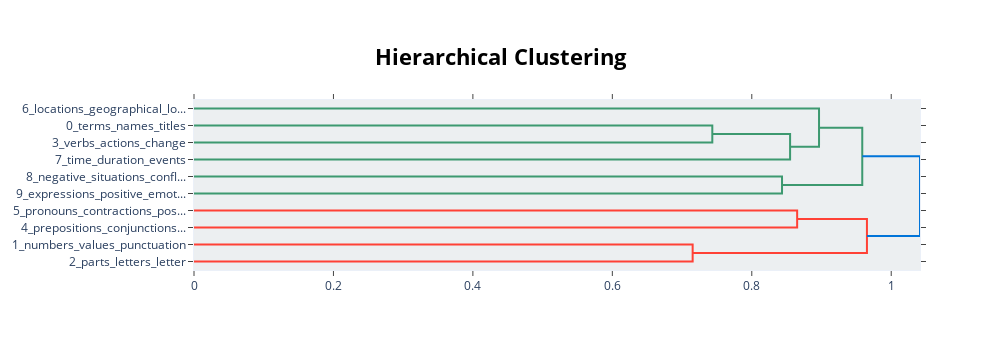

Notebook source saved alongside this figure:
### Code cell
model.visualize_hierarchy()

### Figure 1 — Plotly figure (JSON) as saved in the notebook; plotly's stock layout.template omitted (floating-point values rounded to 4 significant figures)
{"data": [{"hoverinfo": "text", "marker": {"color": "rgb(61,153,112)"}, "mode": "lines", "type": "scatter", "x": [0, 0.7434, 0.7434, 0], "xaxis": "x", "y": [-15, -15, -25, -25], "yaxis": "y"}, {"hoverinfo": "text", "marker": {"color": "rgb(61,153,112)"}, "mode": "lines", "type": "scatter", "x": [0.7434, 0.8549, 0.8549, 0], "xaxis": "x", "y": [-20, -20, -35, -35], "yaxis": "y"}, {"hoverinfo": "text", "marker": {"color": "rgb(61,153,112)"}, "mode": "lines", "type": "scatter", "x": [0, 0.8964, 0.8964, 0.8549], "xaxis": "x", "y": [-5, -5, -27.5, -27.5], "yaxis": "y"}, {"hoverinfo": "text", "marker": {"color": "rgb(61,153,112)"}, "mode": "lines", "type": "scatter", "x": [0, 0.8434, 0.8434, 0], "xaxis": "x", "y": [-45, -45, -55, -55], "yaxis": "y"}, {"hoverinfo": "text", "marker": {"color": "rgb(61,153,112)"}, "mode": "lines", "type": "scatter", "x": [0.8964, 0.9585, 0.9585, 0.8434], "xaxis": "x", "y": [-16.25, -16.25, -50, -50], "yaxis": "y"}, {"hoverinfo": "text", "marker": {"color": "rgb(255,65,54)"}, "mode": "lines", "type": "scatter", "x": [0, 0.8651, 0.8651, 0], "xaxis": "x", "y": [-65, -65, -75, -75], "yaxis": "y"}, {"hoverinfo": "text", "marker": {"color": "rgb(255,65,54)"}, "mode": "lines", "type": "scatter", "x": [0, 0.7152, 0.7152, 0], "xaxis": "x", "y": [-85, -85, -95, -95], "yaxis": "y"}, {"hoverinfo": "text", "marker": {"color": "rgb(255,65,54)"}, "mode": "lines", "type": "scatter", "x": [0.8651, 0.9652, 0.9652, 0.7152], "xaxis": "x", "y": [-70, -70, -90, -90], "yaxis": "y"}, {"hoverinfo": "text", "marker": {"color": "rgb(0,116,217)"}, "mode": "lines", "type": "scatter", "x": [0.9585, 1.041, 1.041, 0.9652], "xaxis": "x", "y": [-33.12, -33.12, -80, -80], "yaxis": "y"}], "layout": {"autosize": false, "height": 350, "hoverlabel": {"bgcolor": "white", "font": {"family": "Rockwell", "size": 16}}, "hovermode": "closest", "plot_bgcolor": "#ECEFF1", "showlegend": false, "title": {"font": {"color": "Black", "size": 22}, "text": "<b>Hierarchical Clustering</b>", "x": 0.5, "xanchor": "center", "yanchor": "top"}, "width": 1000, "xaxis": {"mirror": "allticks", "rangemode": "tozero", "showgrid": false, "showline": true, "showticklabels": true, "ticks": "outside", "type": "linear", "zeroline": false}, "yaxis": {"mirror": "allticks", "range": [-100, 0], "rangemode": "tozero", "showgrid": false, "showline": true, "showticklabels": true, "tickmode": "array", "ticks": "outside", "ticktext": ["6_locations_geographical_lo...", "0_terms_names_titles", "3_verbs_actions_change", "7_time_duration_events", "8_negative_situations_confl...", "9_expressions_positive_emot...", "5_pronouns_contractions_pos...", "4_prepositions_conjunctions...", "1_numbers_values_punctuation", "2_parts_letters_letter"], "tickvals": [-5, -15, -25, -35, -45, -55, -65, -75, -85, -95], "type": "linear", "zeroline": false}}}
